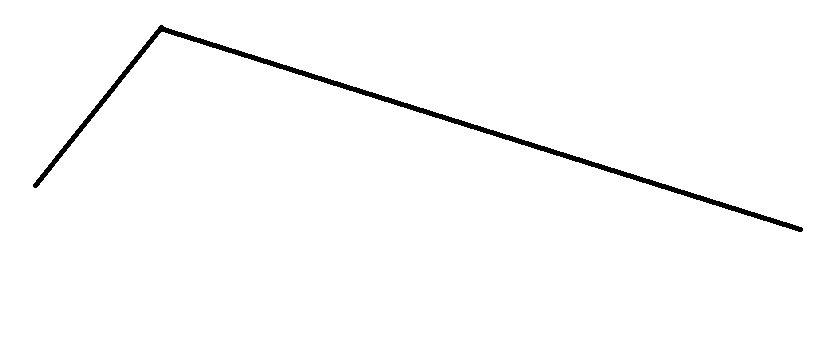
#> input picture test1.png, 819 x 354 px
$ python testingLineseg.py   (older library calls are emulated)
#> lines starting #> are read from the running program, lines starting #| are printed output that depends on the picture; after the words box and inside, x2 and y2 are one past the last pixel; in counts of white or black regions, pixels touching at a corner belong together
### util.py
import cv2 as cv2
import numpy as np
import random as rand
from skimage import morphology
import copy
from mpl_toolkits.mplot3d import Axes3D
import matplotlib.pyplot as plt
import copy


# [21 lines left out: functions auto_canny, normalize_depth, not called in this run]


def morpho(img):
    kernel = np.ones((7, 7), np.uint8)
    dilation = cv2.dilate(img, kernel, iterations=1)
    skel = morphology.skeletonize(dilation > 0)

    return skel

# [29 lines left out: functions find_contours, clahe, not called in this run]


def swap_cols(arr, frm, to):
    arr[:,[frm, to]] = arr[:,[to, frm]]


def squeeze_ndarr(arr):
    #np.squeeze(ndarr)
    temp = []
    for i in range(arr.shape[0]):
        temp.append(np.squeeze(arr[i]))
    np.copyto(arr, np.array(temp))


# Squeezes the array and swaps the columns to match Numpy's col, row ordering
def sqz_contours(contours):
    squeeze_ndarr(contours)
    # ADVANCED SLICING
    for i in range(contours.shape[0]):
        swap_cols(contours[i], 0, 1)


# [139 lines left out: functions draw_contours, swap_indices, create_img, depth_to_PC, depth_to_3d, create3dPlot and 2 more, not called in this run]

### edge_detect.py
import cv2 as cv2
import numpy as np
import util as util
import curv_disc as cd
import depth_disc as dd
import settings
import skimage
import copy
import random

def create_img(mat):
    blank_image = np.zeros((mat.shape[0], mat.shape[1], 3), np.uint8)
    # print(blank_image.shape)
    mask = np.array(mat * 255, dtype=np.uint8)
    masked = np.ma.masked_where(mask <= 0, mask)

    return mask


# [205 lines left out: functions edge_detect, mask_contours, fixOverlap, not called in this run]

### lineseg.py
# -------------------------------------------------------------------------------
# Name:        lineseg
# Purpose:     Forms straight line segments
#              from an edge list.
# -------------------------------------------------------------------------------
#
# Usage:    seglist = lineseg(edgelist, tol)
#
# Arguments:
#           edgelist - List of arrays of edgelists where each edgelist
#                      is an Nx2 array of (row, col) coordinates.
#           tol      - Maximum deviation from straight line before a
#                      segment is broken in two (measured in pixels).
#
# Returns:
#           seglist  - A list of arrays where each seglist is a subsampling of
#                      its corresponding edgelist such that straight line
#                      segments points do not deviate from the original points by
#                      more than tol.
#
# See also: MAXLINEDEV
#
# Author: Jordan Zhu
#
# May 2016 - Original version.
# July 2016 - Reshapes the input array for better processing.

import numpy as np
from maxlinedev import maxlinedev
import util as util

def lineseg(edgelist, tol):
    num_contours = edgelist.shape[0]

    # reshape array -
    temp = []
    for i in range(num_contours):
        arr = np.squeeze(edgelist[i])
        temp.append(arr)


    seglist = []

    for i in range(num_contours):
        num_edges = edgelist[i].shape[0]

        # Fill in the x and y coordinate matrices.
        x = np.empty(num_edges)
        y = np.empty(num_edges)
        np.copyto(x, temp[i][:, 0])
        np.copyto(y, temp[i][:, 1])

        # Beginning and endpoints in edge segment being considered.
        first = 0
        last = num_edges - 1

        # We can add the first point right away since
        # it's going to be the beginning of any created edge segment.
        list = np.array([[x[first], y[first]]], dtype=np.int32)
        num_pts = 1

        while first < last:
            # Find the size and index of maximum deviation.
            (maxdev, index) = maxlinedev(x[first:last], y[first:last])

            while maxdev > tol:
                # Shorten the line to point of max deviation.
                last = first + index
                # Double check
                (maxdev, index) = maxlinedev(x[first:last], y[first:last])
            # end - while

            num_pts += 1
            list = np.concatenate((list, np.array([[x[last], y[last]]], dtype=np.int32)))

            first = last
            last = num_edges - 1
        # end-while

        # Add the edge segment lists to a seglist container.
        # list = np.asarray(list, dtype=np.int32)
        seglist.append(list)
    # end-for
    seglist = np.array(seglist)

    # ADVANCED SLICING
    for i in range(seglist.shape[0]):
        util.swap_cols(seglist[i], 0, 1)

    return seglist
# end-lineseg


#
# Algorithm:
#   Create line segments, given an list of pixel arrays
#   and a tolerance for how close the line segment should be to the edgels.
#
#   Run it for every set of edges in the list.
#   Create an output array to store the created line segments.
#
#   For every edge, assign x = first index, y = second index
#   First = 0, start of the edge array; last = length
#
#   Count the number of points
#   Add the first point to the seg list, since this is guaranteed
#   to be in the edge segment.
#
#   Loop while there are still segments to check.
#   Check every point in this iterations edge array and find point of max deviation.
#   If this point is higher than the tolerance,
#       break the line at this point.
#       Check the remaining points.
#
#   Increment the points counter.
#   Add the current last point to the seg list.
#
#   Make the current last point the new first point
#   And make the last point the length of the edge array.
#

### maxlinedev.py
# MAXLINEDEV - Finds max deviation from a line in an edge contour.
#
# Function finds the point of maximum deviation from a line joining the
# endpoints of an edge contour.
#
# Usage: maxlinedev(x, y)
#
#
# Arguments:
#          x, y   - lists of x,y  (row, col) indicies of connected pixels
#                   on the contour.
# Returns:
#          maxdev = Maximum deviation of contour point from the line
#                     joining the end points of the contour (pixels).
#
# May 2016 - Original version


import math
import numpy as np


def maxlinedev(x, y):
    # Number of points is the size of the input array.
    num_pts = len(x)

    # Check whether array has enough points to form a contour.
    if num_pts == 1:
        # print "error: contour of length 1."
        maxdev = 0
        index_max = 1
        dist_contour = 1
        return maxdev, index_max
    elif num_pts == 0:
        print("error: contour of length 0.")
        return

    # Bounds of the array.
    num_pts -= 1

    # Find the endpoint distance using the distance formula.
    endpt_dist = math.sqrt(np.power(x[0] - x[num_pts], 2) + np.power(y[0] - y[num_pts], 2))

    # If there's a meaningful distance we can proceed.
    eps = np.finfo(float).eps
    if endpt_dist > eps:
        # Eqn of line joining end pts (x1 y1) and (x2 y2) can be parameterised by
        #
        #    x*(y1-y2) + y*(x2-x1) + y2*x1 - y1*x2 = 0
        #
        # (See Jain, Rangachar and Schunck, "Machine Vision", McGraw-Hill
        # 1996. pp 194-196)

        # Compute the parameters.
        y1my2 = y[0] - y[num_pts]
        x2mx1 = x[num_pts] - x[0]
        contour = y[num_pts] * x[0] - y[0] * x[num_pts]

        dist_contour = abs(x * y1my2 + y * x2mx1 + contour) / endpt_dist
    else:
        # Endpoint distances are coincident (they're the same point),
        # so calculate distances from first point.
        dist_contour = np.sqrt(np.power(x - x[0], 2) + np.power(y - y[0], 2))

    # Set endpoint distance to 1 so that normalized error can be used. ???
    endpt_dist = 1

    # Find which index the maxdev occurs so that the line can be stopped there.
    index_max = np.argmax(dist_contour)
    maxdev = np.amax(dist_contour)

    # Return a tuple/list.
    # Unpack it by doing: maxdev, index = foo()
    return (maxdev, index_max)

### testingLineseg.py
import cv2
import scipy.io as sio
import numpy as np
np.set_printoptions(threshold=np.nan)
import util as util
import edge_detect
import random
import lineseg
import drawedgelist


img = cv2.imread("test1.png", 0)
#> img: shape (354, 819); 98.5% white; 1 black region, box (x1, y1, x2, y2) and area: (33, 25, 803, 232) 4408
im_size = img.shape
#> im_size = (354, 819)
returnedCanny = cv2.Canny(img, 50, 150, apertureSize = 3)
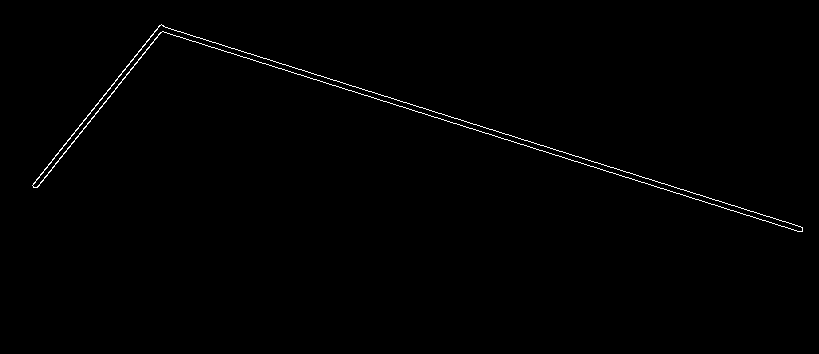
#> returnedCanny: shape (354, 819); 0.62% white in thin lines or dots, all inside (x1, y1, x2, y2) = (32, 24, 803, 232)

cv2.imshow("newcanny", returnedCanny)

skel_dst = util.morpho(returnedCanny)
#> in morpho, `dilation = cv2.dilate(img, kernel, iterations=1)`:
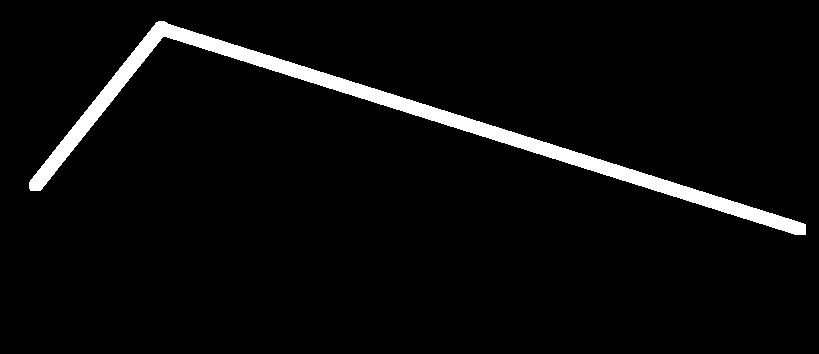
#> dilation: shape (354, 819); 4.2% white; 1 white region, box (x1, y1, x2, y2) and area: (29, 21, 806, 235) 12145
#> in morpho, `skel = morphology.skeletonize(dilation > 0)`:
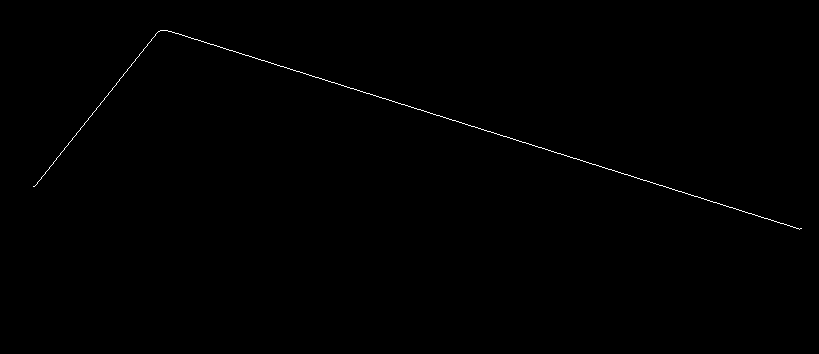
#> skel: shape (354, 819) bool; 0.28% white in thin lines or dots, all inside (x1, y1, x2, y2) = (33, 30, 802, 230)
new_img = edge_detect.create_img(skel_dst)

im2, contours, hierarchy = cv2.findContours(new_img, cv2.RETR_CCOMP, cv2.CHAIN_APPROX_NONE)
#> contours = 1 contour, all with area under 20

height = im2.shape[0]
#> height = 354
width = im2.shape[1]
#> width = 819
blank_image = np.zeros((height, width, 3), np.uint8)
for x in range(len(contours)):
        randC = random.uniform(0, 1)
        randB = random.uniform(0,1)
        randA = random.uniform(0,1)
        cv2.drawContours(blank_image, contours, x, (int(randA*255), int(randB*255), int(randC*255)), 1, 8)
#> this loop made 1 pass
#> (randC, randB, randA) on pass 1: (0.844, 0.758, 0.421)

cv2.imshow("CONTOURS", blank_image)
print(len(contours), "contours")
#| 1 contours
print(len(contours[0]), "contours")
#| 1598 contours

out = contours
#> out = 1 contour, all with area under 20

res = []
# print(np.squeeze(out[0]))
# print(out[0][0])
for i in range(len(out)):
    # Add the first point to the end so the shape closes
    current = np.squeeze(out[i])
    if current.shape[0] > 2:
        res.append(current)
#> this loop made 1 pass
#> after the loop, res = 1 item

res = np.array(res)
#> res = 1598 pairs, first value 33 to 801, second value 30 to 229
util.sqz_contours(res)
#> after the loop in squeeze_ndarr, `for i in range(arr.shape[0]):`: temp = 1 item

res = lineseg.lineseg(res, tol=2)
#> the loop in lineseg, `for i in range(num_contours):` made 1 pass
#> in lineseg, `seglist = np.array(seglist)`: seglist = [[30, 160], [186, 33], [34, 155], [30, 160], [33, 178], [229, 799], [30, 161]]
#> res = [[160, 30], [33, 186], [155, 34], [160, 30], [178, 33], [799, 229], [161, 30]]
print(res, "res")
#| [[[160  30]
#|   [ 33 186]
#|   [155  34]
#|   [160  30]
#|   [178  33]
#|   [799 229]
#|   [161  30]]] res
"""
for x in range(len(res)):
    for y in range(lan ):
"""

blank_image = np.zeros((height, width, 3), np.uint8)
#> blank_image: shape (354, 819, 3); every value is 0
#> (the run stopped early here; a loop or call above may not have finished)
